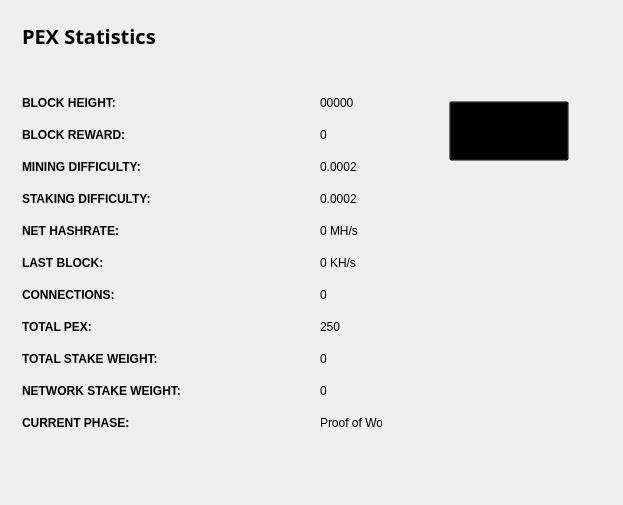
<?xml version="1.0" encoding="UTF-8"?>
<ui version="4.0">
 <class>StatisticsPage</class>
 <widget class="QWidget" name="StatisticsPage">
  <property name="windowModality">
   <enum>Qt::NonModal</enum>
  </property>
  <property name="geometry">
   <rect>
    <x>0</x>
    <y>0</y>
    <width>623</width>
    <height>505</height>
   </rect>
  </property>
  <property name="windowTitle">
   <string>Digging</string>
  </property>
  <property name="styleSheet">
   <string notr="true">color:#ffffff;
font-family:'Open Sans,sans-serif';</string>
  </property>
  <layout class="QGridLayout" name="gridLayout">
   <property name="sizeConstraint">
    <enum>QLayout::SetMaximumSize</enum>
   </property>
   <item row="0" column="1">
    <widget class="QFrame" name="frame">
     <property name="minimumSize">
      <size>
       <width>213</width>
       <height>0</height>
      </size>
     </property>
     <property name="frameShape">
      <enum>QFrame::NoFrame</enum>
     </property>
     <property name="frameShadow">
      <enum>QFrame::Raised</enum>
     </property>
     <widget class="QPushButton" name="startButton">
      <property name="geometry">
       <rect>
        <x>50</x>
        <y>90</y>
        <width>120</width>
        <height>60</height>
       </rect>
      </property>
      <property name="sizePolicy">
       <sizepolicy hsizetype="Fixed" vsizetype="Fixed">
        <horstretch>0</horstretch>
        <verstretch>0</verstretch>
       </sizepolicy>
      </property>
      <property name="minimumSize">
       <size>
        <width>120</width>
        <height>60</height>
       </size>
      </property>
      <property name="styleSheet">
       <string notr="true">background:transparent; color: rgb(0, 0, 0);</string>
      </property>
      <property name="text">
       <string>Update Statistics</string>
      </property>
     </widget>
    </widget>
   </item>
   <item row="0" column="0">
    <widget class="QFrame" name="gridFrame_2">
     <layout class="QGridLayout" name="gridLayout_4">
      <item row="3" column="0">
       <layout class="QFormLayout" name="formLayout_2">
        <property name="fieldGrowthPolicy">
         <enum>QFormLayout::FieldsStayAtSizeHint</enum>
        </property>
        <property name="horizontalSpacing">
         <number>139</number>
        </property>
        <property name="verticalSpacing">
         <number>18</number>
        </property>
        <property name="rightMargin">
         <number>0</number>
        </property>
        <item row="1" column="0">
         <widget class="QLabel" name="label_14">
          <property name="styleSheet">
           <string notr="true">color: rgb(0, 0, 0);</string>
          </property>
          <property name="text">
           <string>&lt;html&gt;&lt;head/&gt;&lt;body&gt;&lt;p&gt;&lt;span style=&quot; font-weight:600; color: rgb(0, 0, 0);;&quot;&gt;BLOCK HEIGHT:&lt;/span&gt;&lt;/p&gt;&lt;/body&gt;&lt;/html&gt;</string>
          </property>
         </widget>
        </item>
        <item row="1" column="1">
         <widget class="QLabel" name="heightBox">
          <property name="styleSheet">
           <string notr="true">color: rgb(0, 0, 0);</string>
          </property>
          <property name="text">
           <string>00000</string>
          </property>
         </widget>
        </item>
        <item row="2" column="0">
         <widget class="QLabel" name="label_12">
          <property name="styleSheet">
           <string notr="true">color: rgb(0, 0, 0);</string>
          </property>
          <property name="text">
           <string>&lt;html&gt;&lt;head/&gt;&lt;body&gt;&lt;p&gt;&lt;span style=&quot; font-weight:600; color: rgb(0, 0, 0);;&quot;&gt;BLOCK REWARD:&lt;/span&gt;&lt;/p&gt;&lt;/body&gt;&lt;/html&gt;</string>
          </property>
         </widget>
        </item>
        <item row="2" column="1">
         <widget class="QLabel" name="rewardBox">
          <property name="styleSheet">
           <string notr="true">color: rgb(0, 0, 0);</string>
          </property>
          <property name="text">
           <string>0</string>
          </property>
         </widget>
        </item>
        <item row="3" column="0">
         <widget class="QLabel" name="label_13">
          <property name="styleSheet">
           <string notr="true">color: rgb(0, 0, 0);</string>
          </property>
          <property name="text">
           <string>&lt;html&gt;&lt;head/&gt;&lt;body&gt;&lt;p&gt;&lt;span style=&quot; font-weight:600; color: rgb(0, 0, 0);;&quot;&gt;MINING DIFFICULTY:&lt;/span&gt;&lt;/p&gt;&lt;/body&gt;&lt;/html&gt;</string>
          </property>
         </widget>
        </item>
        <item row="3" column="1">
         <widget class="QLabel" name="diffBox">
          <property name="styleSheet">
           <string notr="true">color: rgb(0, 0, 0);</string>
          </property>
          <property name="text">
           <string>0.0002</string>
          </property>
         </widget>
        </item>
        <item row="4" column="0">
         <widget class="QLabel" name="label_9">
          <property name="styleSheet">
           <string notr="true">color: rgb(0, 0, 0);</string>
          </property>
          <property name="text">
           <string>&lt;html&gt;&lt;head/&gt;&lt;body&gt;&lt;p&gt;&lt;span style=&quot; font-weight:600; color: rgb(0, 0, 0);;&quot;&gt;STAKING DIFFICULTY:&lt;/span&gt;&lt;/p&gt;&lt;/body&gt;&lt;/html&gt;</string>
          </property>
         </widget>
        </item>
        <item row="4" column="1">
         <widget class="QLabel" name="diffBox2">
          <property name="styleSheet">
           <string notr="true">color: rgb(0, 0, 0);</string>
          </property>
          <property name="text">
           <string>0.0002</string>
          </property>
         </widget>
        </item>
        <item row="5" column="1">
         <widget class="QLabel" name="pawrateBox">
          <property name="styleSheet">
           <string notr="true">color: rgb(0, 0, 0);</string>
          </property>
          <property name="text">
           <string>0 MH/s</string>
          </property>
         </widget>
        </item>
        <item row="6" column="0">
         <widget class="QLabel" name="label3_2">
          <property name="sizePolicy">
           <sizepolicy hsizetype="Preferred" vsizetype="Maximum">
            <horstretch>0</horstretch>
            <verstretch>0</verstretch>
           </sizepolicy>
          </property>
          <property name="styleSheet">
           <string notr="true">color: rgb(0, 0, 0);</string>
          </property>
          <property name="text">
           <string>&lt;html&gt;&lt;head/&gt;&lt;body&gt;&lt;p&gt;&lt;span style=&quot; font-weight:600; color: rgb(0, 0, 0);;&quot;&gt;LAST BLOCK:&lt;/span&gt;&lt;/p&gt;&lt;/body&gt;&lt;/html&gt;</string>
          </property>
         </widget>
        </item>
        <item row="6" column="1">
         <widget class="QLabel" name="localBox">
          <property name="styleSheet">
           <string notr="true">color: rgb(0, 0, 0);</string>
          </property>
          <property name="text">
           <string>0 KH/s</string>
          </property>
         </widget>
        </item>
        <item row="7" column="0">
         <widget class="QLabel" name="label1_2">
          <property name="styleSheet">
           <string notr="true">color: rgb(0, 0, 0);</string>
          </property>
          <property name="text">
           <string>&lt;html&gt;&lt;head/&gt;&lt;body&gt;&lt;p&gt;&lt;span style=&quot; font-weight:600; color: rgb(0, 0, 0);;&quot;&gt;CONNECTIONS:&lt;/span&gt;&lt;/p&gt;&lt;/body&gt;&lt;/html&gt;</string>
          </property>
         </widget>
        </item>
        <item row="7" column="1">
         <widget class="QLabel" name="connectionBox">
          <property name="styleSheet">
           <string notr="true">color: rgb(0, 0, 0);</string>
          </property>
          <property name="text">
           <string>0</string>
          </property>
         </widget>
        </item>
        <item row="8" column="0">
         <widget class="QLabel" name="label_8">
          <property name="styleSheet">
           <string notr="true">color: rgb(0, 0, 0);</string>
          </property>
          <property name="text">
           <string>&lt;html&gt;&lt;head/&gt;&lt;body&gt;&lt;p&gt;&lt;span style=&quot; font-weight:600; color: rgb(0, 0, 0);;&quot;&gt;TOTAL PEX:&lt;/span&gt;&lt;/p&gt;&lt;/body&gt;&lt;/html&gt;</string>
          </property>
         </widget>
        </item>
        <item row="8" column="1">
         <widget class="QLabel" name="volumeBox">
          <property name="styleSheet">
           <string notr="true">color: rgb(0, 0, 0);</string>
          </property>
          <property name="text">
           <string>250</string>
          </property>
         </widget>
        </item>
        <item row="9" column="0">
         <widget class="QLabel" name="label_10">
          <property name="styleSheet">
           <string notr="true">color: rgb(0, 0, 0);</string>
          </property>
          <property name="text">
           <string>&lt;html&gt;&lt;head/&gt;&lt;body&gt;&lt;p&gt;&lt;span style=&quot; font-weight:600; color: rgb(0, 0, 0);;&quot;&gt;TOTAL STAKE WEIGHT:&lt;/span&gt;&lt;/p&gt;&lt;/body&gt;&lt;/html&gt;</string>
          </property>
         </widget>
        </item>
        <item row="9" column="1">
         <widget class="QLabel" name="minBox">
          <property name="styleSheet">
           <string notr="true">color: rgb(0, 0, 0);</string>
          </property>
          <property name="text">
           <string>0</string>
          </property>
         </widget>
        </item>
        <item row="10" column="0">
         <widget class="QLabel" name="label_11">
          <property name="styleSheet">
           <string notr="true">color: rgb(0, 0, 0);</string>
          </property>
          <property name="text">
           <string>&lt;html&gt;&lt;head/&gt;&lt;body&gt;&lt;p&gt;&lt;span style=&quot; font-weight:600; color: rgb(0, 0, 0);;&quot;&gt;NETWORK STAKE WEIGHT:&lt;/span&gt;&lt;/p&gt;&lt;/body&gt;&lt;/html&gt;</string>
          </property>
         </widget>
        </item>
        <item row="10" column="1">
         <widget class="QLabel" name="maxBox">
          <property name="styleSheet">
           <string notr="true">color: rgb(0, 0, 0);</string>
          </property>
          <property name="text">
           <string>0</string>
          </property>
         </widget>
        </item>
        <item row="11" column="0">
         <widget class="QLabel" name="label_15">
          <property name="styleSheet">
           <string notr="true">color: rgb(0, 0, 0);</string>
          </property>
          <property name="text">
           <string>&lt;html&gt;&lt;head/&gt;&lt;body&gt;&lt;p&gt;&lt;span style=&quot; font-weight:600; color: rgb(0, 0, 0);;&quot;&gt;CURRENT PHASE:&lt;/span&gt;&lt;/p&gt;&lt;/body&gt;&lt;/html&gt;</string>
          </property>
         </widget>
        </item>
        <item row="11" column="1">
         <widget class="QLabel" name="cBox">
          <property name="styleSheet">
           <string notr="true">color: rgb(0, 0, 0);</string>
          </property>
          <property name="text">
           <string>Proof of Work</string>
          </property>
         </widget>
        </item>
        <item row="5" column="0">
         <widget class="QLabel" name="label_16">
          <property name="styleSheet">
           <string notr="true">color: rgb(0, 0, 0);</string>
          </property>
          <property name="text">
           <string>&lt;html&gt;&lt;head/&gt;&lt;body&gt;&lt;p&gt;&lt;span style=&quot; font-weight:600; color: rgb(0, 0, 0);;&quot;&gt;NET HASHRATE:&lt;/span&gt;&lt;/p&gt;&lt;/body&gt;&lt;/html&gt;</string>
          </property>
         </widget>
        </item>
       </layout>
      </item>
      <item row="1" column="0">
       <layout class="QHBoxLayout" name="horizontalLayout_4">
        <property name="spacing">
         <number>7</number>
        </property>
        <item>
         <widget class="QLabel" name="label_5">
          <property name="font">
           <font>
            <family>Open Sans,sans-serif</family>
           </font>
          </property>
          <property name="styleSheet">
           <string notr="true">color: rgb(0, 0, 0);</string>
          </property>
          <property name="text">
           <string>&lt;html&gt;&lt;head/&gt;&lt;body&gt;&lt;p&gt;&lt;span style=&quot; font-size:20px; font-weight:600; color: rgb(0, 0, 0);;&quot;&gt;PEX Statistics&lt;/span&gt;&lt;/p&gt;&lt;/body&gt;&lt;/html&gt;</string>
          </property>
         </widget>
        </item>
        <item>
         <spacer name="horizontalSpacer_2">
          <property name="orientation">
           <enum>Qt::Horizontal</enum>
          </property>
          <property name="sizeHint" stdset="0">
           <size>
            <width>40</width>
            <height>20</height>
           </size>
          </property>
         </spacer>
        </item>
       </layout>
      </item>
      <item row="2" column="0">
       <spacer name="verticalSpacer_2">
        <property name="orientation">
         <enum>Qt::Vertical</enum>
        </property>
        <property name="sizeHint" stdset="0">
         <size>
          <width>20</width>
          <height>40</height>
         </size>
        </property>
       </spacer>
      </item>
     </layout>
    </widget>
   </item>
   <item row="1" column="0">
    <spacer name="verticalSpacer">
     <property name="orientation">
      <enum>Qt::Vertical</enum>
     </property>
     <property name="sizeHint" stdset="0">
      <size>
       <width>20</width>
       <height>40</height>
      </size>
     </property>
    </spacer>
   </item>
  </layout>
 </widget>
 <layoutdefault spacing="6" margin="11"/>
 <resources/>
 <connections/>
</ui>
